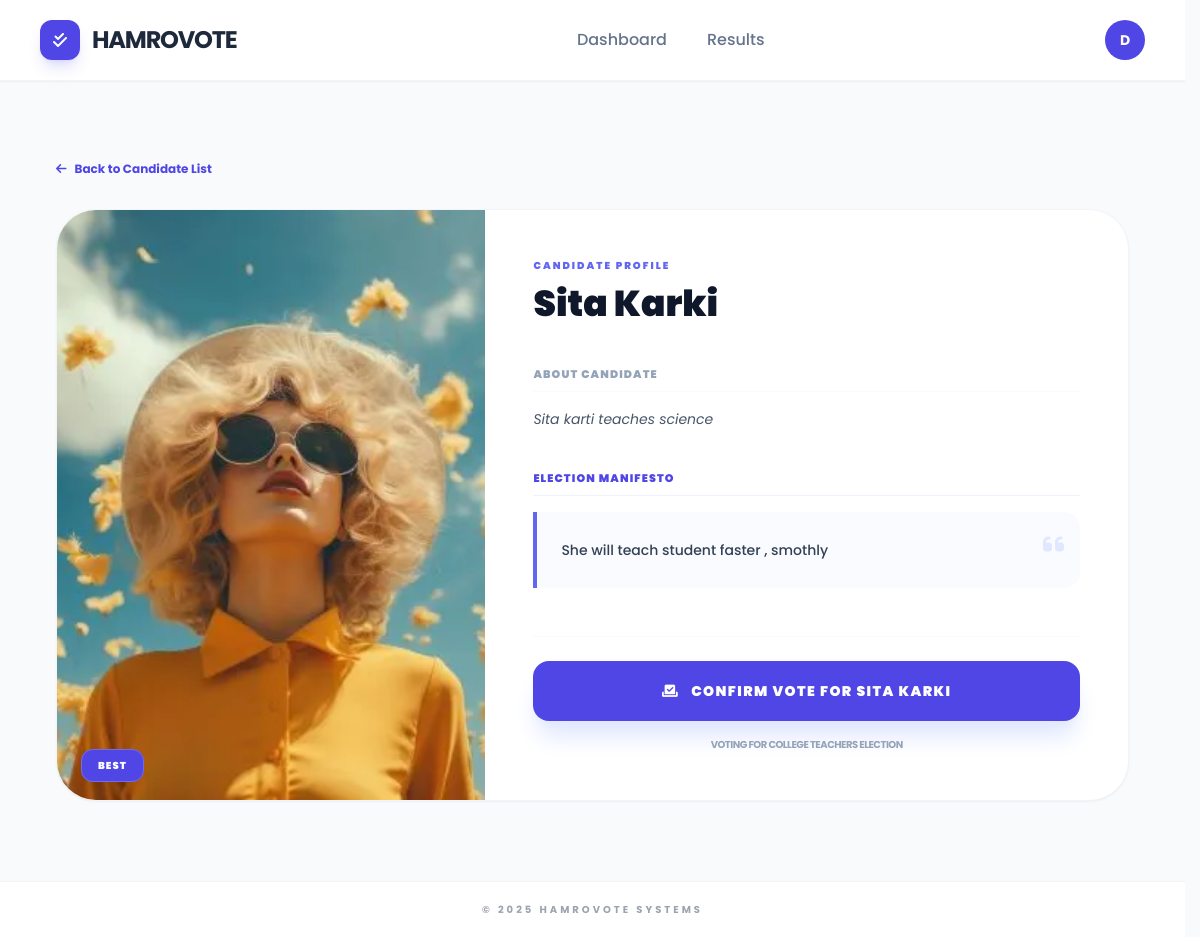
Screenshot of /candidate/13/ (signed in) with the database file from the repository.
### voter/models.py (models this page shows, shortened)
class Candidate(models.Model):
    position = models.ForeignKey(Position, on_delete=models.CASCADE, related_name='candidates')
    name = models.CharField(max_length=100)
    bio = models.TextField()
    manifesto = models.TextField()
    photo = models.ImageField(upload_to='candidates/', blank=True, null=True)
    is_active = models.BooleanField(default=True)
    created_at = models.DateTimeField(auto_now_add=True)

class Position(models.Model):
    election = models.ForeignKey(Election, on_delete=models.CASCADE, related_name='positions')
    title = models.CharField(max_length=100)
    description = models.TextField(blank=True, null=True)
    order = models.IntegerField(default=0)
    class Meta:
        ordering = ['order']

class Election(models.Model):
    title = models.CharField(max_length=200)
    description = models.TextField(blank=True, null=True)
    start_date = models.DateTimeField()
    end_date = models.DateTimeField()
    is_active = models.BooleanField(default=True)
    created_at = models.DateTimeField(auto_now_add=True)
    class Meta:
        ordering = ['-start_date']

### voter/views.py (the view)
# urls.py: path('candidate/<int:candidate_id>/', views.candidate_detail, name='candidate_detail'), # Match this
@login_required
def candidate_detail(request, candidate_id):
    candidate = get_object_or_404(Candidate, id=candidate_id)
    return render(request, 'voter/candidate_detail.html', {'candidate': candidate})

### voter/templates/voter/candidate_detail.html (shortened to what this page needs)
{% extends 'voter/base.html' %}
{% block content %}
<div class="max-w-6xl mx-auto py-10 px-4">
    <div class="mb-8">
        <a href="{% url 'voter:candidates' candidate.position.id %}" class="text-indigo-600 hover:text-indigo-800 text-xs font-bold flex items-center transition">
            <i class="fas fa-arrow-left mr-2"></i> Back to Candidate List
        </a>
    </div>
    <div class="bg-white rounded-[2.5rem] border border-slate-100 shadow-sm overflow-hidden flex flex-col md:flex-row">
        <div class="md:w-2/5 relative h-80 md:h-auto bg-slate-100">
            {% if candidate.photo %}
                <img src="{{ candidate.photo.url }}" class="w-full h-full object-cover" alt="{{ candidate.name }}">
            {% else %}
                <div class="w-full h-full flex items-center justify-center text-slate-300">
                    <i class="fas fa-user text-6xl"></i>
                </div>
            {% endif %}
            <div class="absolute bottom-6 left-6">
                <span class="bg-indigo-600 text-white text-[10px] font-black px-4 py-2 rounded-xl uppercase tracking-widest shadow-xl border border-white/20">
                    {{ candidate.position.title }}
                </span>
            </div>
        </div>
        <div class="md:w-3/5 p-10 md:p-12">
            <div class="mb-10">
                <span class="text-[10px] font-black text-indigo-500 uppercase tracking-[0.2em] mb-2 block">Candidate Profile</span>
                <h1 class="text-4xl font-black text-slate-900 leading-tight">{{ candidate.name }}</h1>
            </div>
            <div class="mb-10">
                <h3 class="text-[11px] font-black text-slate-400 uppercase tracking-widest border-b border-slate-50 pb-2 mb-4">About Candidate</h3>
                <p class="text-slate-600 text-sm leading-relaxed italic">
                    {{ candidate.bio|default:"No biography provided." }}
                </p>
            </div>
            <div class="mb-12">
                <h3 class="text-[11px] font-black text-indigo-600 uppercase tracking-widest border-b border-indigo-50 pb-2 mb-4">Election Manifesto</h3>
                <div class="relative bg-indigo-50/30 border-l-4 border-indigo-500 p-6 rounded-r-2xl">
                    <i class="fas fa-quote-left absolute top-4 right-4 text-indigo-100 text-2xl"></i>
                    <p class="text-slate-700 text-sm leading-loose font-medium relative z-10">
                        {{ candidate.manifesto }}
                    </p>
                </div>
            </div>
            <div class="pt-6 border-t border-slate-50">
                <a href="{% url 'voter:vote' candidate.id %}"
                   class="w-full inline-flex items-center justify-center gap-3 bg-indigo-600 text-white py-5 rounded-2xl font-black text-sm uppercase tracking-widest hover:bg-indigo-700 shadow-xl shadow-indigo-100 transition-all active:scale-95">
                    <i class="fas fa-check-to-slot"></i>
                    Confirm Vote for {{ candidate.name }}
                </a>
                <p class="text-center text-[10px] text-slate-400 font-bold uppercase mt-4 tracking-tighter">
                    Voting for {{ candidate.position.election.title }}
                </p>
            </div>
        </div>
    </div>
</div>
{% endblock %}

### voter/templates/voter/base.html (shortened to what this page needs)
{% load static %}
<!DOCTYPE html>
<html lang="en">
<head>
    <script src="https://cdn.tailwindcss.com"></script>
    <link rel="stylesheet" href="https://cdnjs.cloudflare.com/ajax/libs/font-awesome/6.4.0/css/all.min.css">
</head>
<body class="bg-slate-50 min-h-screen flex flex-col">
    <nav class="bg-white shadow-sm sticky top-0 z-50 border-b border-gray-100">
        <div class="max-w-7xl mx-auto px-6 lg:px-10">
            <div class="flex justify-between items-center h-20">
                <a href="{% url 'voter:voter_dashboard' %}" class="flex items-center gap-3">
                    <div class="w-10 h-10 bg-indigo-600 rounded-xl flex items-center justify-center shadow-lg shadow-indigo-500/20">
                        <i class="fas fa-check-double text-white"></i>
                    </div>
                    <span class="text-2xl font-bold tracking-tighter text-slate-800 uppercase">HamroVote</span>
                </a>
                <div class="hidden md:flex items-center gap-10">
                    <a href="{% url 'voter:voter_dashboard' %}" class="nav-link {% if request.resolver_match.url_name == 'voter_dashboard' %}active{% endif %}">Dashboard</a>
                    <a href="{% url 'voter:results' %}" class="nav-link {% if request.resolver_match.url_name == 'results' %}active{% endif %}">Results</a>
                </div>
                <div class="relative">
                    <button onclick="toggleDropdown()" id="profile-btn" class="profile-icon w-10 h-10 rounded-full flex items-center justify-center text-white font-bold text-sm focus:outline-none">
                        {{ user.first_name|default:user.username|first|upper }}
                    </button>
                </div>
            </div>
        </div>
    </nav>
    <main class="flex-grow w-full max-w-7xl mx-auto px-6 lg:px-10 py-10">
        {% block content %}{% endblock %}
    </main>
    <footer class="bg-white border-t border-gray-100 py-5 text-center">
        <p class="text-[10px] font-bold text-gray-400 uppercase tracking-[0.3em]">© 2025 HamroVote Systems</p>
    </footer>
</body>
</html>

### voter/templates/voter/base.html (style rules this page uses)
* { font-family: 'Poppins', sans-serif; }
html { scrollbar-gutter: stable; }
.nav-link { position: relative; transition: all 0.3s ease; color: #64748b; font-weight: 500; }
.profile-icon { background-color: #4f46e5; transition: all 0.3s ease; cursor: pointer; }

### rows the page displays
Candidate: photo (picture), position "BEST", name "Sita Karki", bio "Sita karti teaches science", manifesto "She will teach student faster , smothly", name "SITA KARKI", position.election "COLLEGE TEACHERS ELECTION"

### other values shown
{{ user.first_name|default:user.username|first|upper }} "D"
